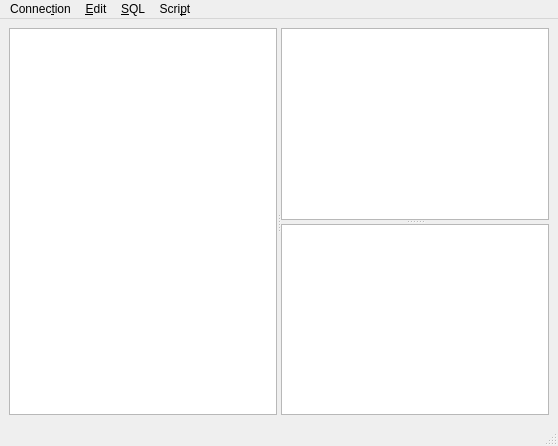
<?xml version="1.0" encoding="UTF-8"?>
<ui version="4.0">
 <class>AppWindow</class>
 <widget class="QMainWindow" name="AppWindow">
  <property name="geometry">
   <rect>
    <x>0</x>
    <y>0</y>
    <width>558</width>
    <height>446</height>
   </rect>
  </property>
  <property name="windowTitle">
   <string>Syleqt</string>
  </property>
  <widget class="QWidget" name="centralwidget">
   <layout class="QHBoxLayout" name="horizontalLayout">
    <item>
     <widget class="QSplitter" name="splitter_2">
      <property name="orientation">
       <enum>Qt::Horizontal</enum>
      </property>
      <widget class="QTreeView" name="treeView"/>
      <widget class="QSplitter" name="splitter">
       <property name="orientation">
        <enum>Qt::Vertical</enum>
       </property>
       <widget class="QTableView" name="resultView">
        <property name="editTriggers">
         <set>QAbstractItemView::NoEditTriggers</set>
        </property>
        <property name="alternatingRowColors">
         <bool>true</bool>
        </property>
        <property name="horizontalScrollMode">
         <enum>QAbstractItemView::ScrollPerPixel</enum>
        </property>
       </widget>
       <widget class="QPlainTextEdit" name="entryBox">
        <property name="font">
         <font>
          <family>Andale Mono</family>
         </font>
        </property>
       </widget>
      </widget>
     </widget>
    </item>
   </layout>
  </widget>
  <widget class="QMenuBar" name="menubar">
   <property name="geometry">
    <rect>
     <x>0</x>
     <y>0</y>
     <width>558</width>
     <height>25</height>
    </rect>
   </property>
   <widget class="QMenu" name="menu_File">
    <property name="title">
     <string>Connec&amp;tion</string>
    </property>
    <addaction name="action_Clone"/>
    <addaction name="action_Open"/>
    <addaction name="separator"/>
    <addaction name="action_Quit"/>
   </widget>
   <widget class="QMenu" name="menu_SQL">
    <property name="title">
     <string>&amp;SQL</string>
    </property>
    <addaction name="action_Execute"/>
    <addaction name="separator"/>
    <addaction name="action_PreviousQuery"/>
    <addaction name="action_NextQuery"/>
    <addaction name="action_NextResultset"/>
    <addaction name="separator"/>
    <addaction name="action_InteractiveMode"/>
   </widget>
   <widget class="QMenu" name="menu_Python">
    <property name="title">
     <string>Scri&amp;pt</string>
    </property>
    <addaction name="action_PyExecute"/>
   </widget>
   <widget class="QMenu" name="menu_Edit">
    <property name="title">
     <string>&amp;Edit</string>
    </property>
    <addaction name="action_Cut"/>
    <addaction name="action_Copy"/>
    <addaction name="action_Paste"/>
   </widget>
   <addaction name="menu_File"/>
   <addaction name="menu_Edit"/>
   <addaction name="menu_SQL"/>
   <addaction name="menu_Python"/>
  </widget>
  <widget class="QStatusBar" name="statusbar"/>
  <action name="action_Quit">
   <property name="text">
    <string>&amp;Quit</string>
   </property>
   <property name="shortcut">
    <string>Ctrl+Q</string>
   </property>
  </action>
  <action name="action_Execute">
   <property name="text">
    <string>&amp;Execute</string>
   </property>
   <property name="shortcut">
    <string>Ctrl+Return</string>
   </property>
  </action>
  <action name="action_PyExecute">
   <property name="text">
    <string>&amp;Run</string>
   </property>
   <property name="shortcut">
    <string>Ctrl+Shift+Return</string>
   </property>
  </action>
  <action name="action_Clone">
   <property name="text">
    <string>Clo&amp;ne</string>
   </property>
   <property name="shortcut">
    <string>Alt+N</string>
   </property>
  </action>
  <action name="action_InteractiveMode">
   <property name="checkable">
    <bool>true</bool>
   </property>
   <property name="text">
    <string>&amp;Interactive Mode</string>
   </property>
   <property name="shortcut">
    <string>Alt+I</string>
   </property>
  </action>
  <action name="action_PreviousQuery">
   <property name="text">
    <string>&amp;Previous Query</string>
   </property>
   <property name="shortcut">
    <string>Ctrl+Up</string>
   </property>
  </action>
  <action name="action_NextQuery">
   <property name="text">
    <string>&amp;Next Query</string>
   </property>
   <property name="shortcut">
    <string>Ctrl+Down</string>
   </property>
  </action>
  <action name="action_NextResultset">
   <property name="text">
    <string>Next Resultset</string>
   </property>
   <property name="shortcut">
    <string>Alt+Return</string>
   </property>
  </action>
  <action name="action_Open">
   <property name="text">
    <string>&amp;Open...</string>
   </property>
   <property name="shortcut">
    <string>Alt+O</string>
   </property>
  </action>
  <action name="action_Copy">
   <property name="text">
    <string>&amp;Copy</string>
   </property>
   <property name="shortcut">
    <string>Alt+C</string>
   </property>
  </action>
  <action name="action_Cut">
   <property name="text">
    <string>Cu&amp;t</string>
   </property>
   <property name="shortcut">
    <string>Alt+X</string>
   </property>
  </action>
  <action name="action_Paste">
   <property name="text">
    <string>&amp;Paste</string>
   </property>
   <property name="shortcut">
    <string>Alt+V</string>
   </property>
  </action>
 </widget>
 <resources/>
 <connections/>
</ui>
